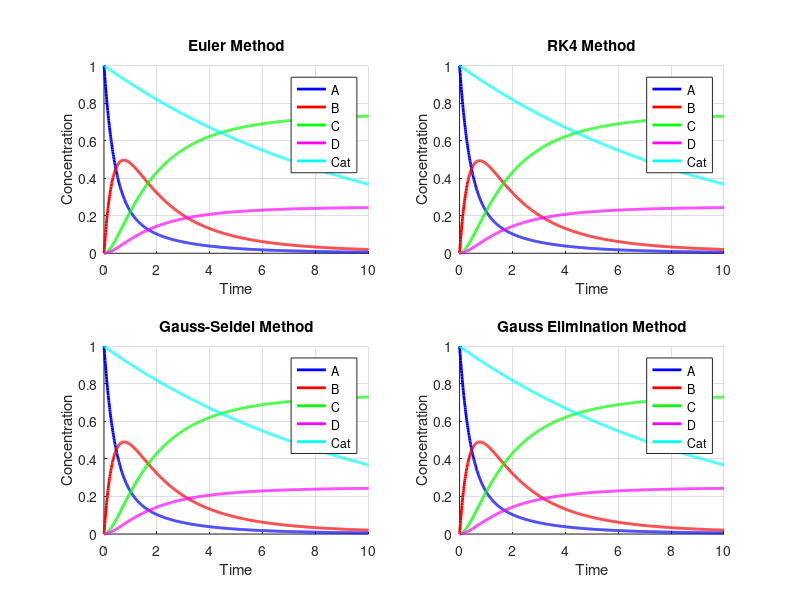
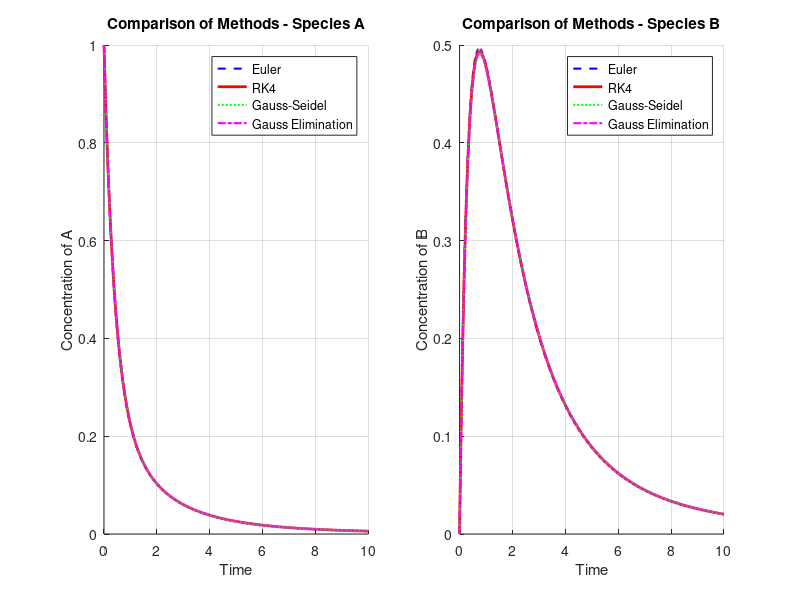

Reproduce these figures in MATLAB, in order.
function chemical_reaction_simulation()
    % Numerical Simulation of Reversible and Competitive Reaction System
    % with Catalyst Deactivation
    % 
    % Reactions:
    % A <-> B (k1 = 2, k-1 = 0.4)
    % B -> C (k2 = 0.6)
    % B -> D (k3 = 0.2)
    % Catalyst deactivation: d(Cat)/dt = -kd * Cat (kd = 0.1)
    clc; clear; close all;
    k1 = 2;      % Forward rate constant A -> B
    k_1 = 0.4;   % Reverse rate constant B -> A
    k2 = 0.6;    % Rate constant B -> C
    k3 = 0.2;    % Rate constant B -> D
    kd = 0.1;    % Catalyst deactivation rate constant
    
    % Initial conditions: [A, B, C, D, Cat]
    y0 = [1, 0, 0, 0, 1];
    
    % Time parameters
    t_start = 0;
    t_end = 10;
    h = 0.01;    % Time step
    
    % Create time vector
    t = t_start:h:t_end;
    n = length(t);
    
    % Initialize solution matrices for different methods
    y_euler = zeros(n, 5);
    y_rk4 = zeros(n, 5);
    y_gauss_seidel = zeros(n, 5);
    y_gauss_elim = zeros(n, 5);
    
    % Set initial conditions
    y_euler(1, :) = y0;
    y_rk4(1, :) = y0;
    y_gauss_seidel(1, :) = y0;
    y_gauss_elim(1, :) = y0;
    
    % Define the system of ODEs
    function dydt = reaction_system(t_val, y)
        A = y(1); B = y(2); C = y(3); D = y(4); Cat = y(5);
        
        dydt = zeros(5, 1);
        dydt(1) = -k1 * A * Cat + k_1 * B * Cat;           % dA/dt
        dydt(2) = k1 * A * Cat - k_1 * B * Cat - k2 * B * Cat - k3 * B * Cat; % dB/dt
        dydt(3) = k2 * B * Cat;                            % dC/dt
        dydt(4) = k3 * B * Cat;                            % dD/dt
        dydt(5) = -kd * Cat;                               % dCat/dt
    end
    
    % Solve using different methods
    fprintf('Solving using different numerical methods...\n');
    
    %% 1. Euler's Method
    fprintf('1. Euler Method...\n');
    for i = 1:n-1
        dydt = reaction_system(t(i), y_euler(i, :));
        y_euler(i+1, :) = y_euler(i, :) + h * dydt';
    end
    
    %% 2. Runge-Kutta 4th Order Method
    fprintf('2. Runge-Kutta 4th Order Method...\n');
    for i = 1:n-1
        k1_rk = h * reaction_system(t(i), y_rk4(i, :))';
        k2_rk = h * reaction_system(t(i) + h/2, y_rk4(i, :) + k1_rk/2)';
        k3_rk = h * reaction_system(t(i) + h/2, y_rk4(i, :) + k2_rk/2)';
        k4_rk = h * reaction_system(t(i) + h, y_rk4(i, :) + k3_rk)';
        
        y_rk4(i+1, :) = y_rk4(i, :) + (k1_rk + 2*k2_rk + 2*k3_rk + k4_rk)/6;
    end
    
    %% 3. Gauss-Seidel Method (Implicit Euler with iterative solver)
    fprintf('3. Gauss-Seidel Method (Implicit Euler)...\n');
    max_iter = 100;
    tolerance = 1e-6;
    
    for i = 1:n-1
        % Initial guess for next step
        y_guess = y_gauss_seidel(i, :);
        
        for iter = 1:max_iter
            y_old = y_guess;
            
            % Gauss-Seidel iterations for implicit Euler
            for j = 1:5
                % Compute residual for component j
                dydt = reaction_system(t(i+1), y_guess);
                residual = y_guess(j) - y_gauss_seidel(i, j) - h * dydt(j);
                
                % Update component j (simplified Newton-like update)
                y_guess(j) = y_guess(j) - 0.5 * residual;
            end
            
            % Check convergence
            if norm(y_guess - y_old) < tolerance
                break;
            end
        end
        
        y_gauss_seidel(i+1, :) = y_guess;
    end
    
    %% 4. Gauss Elimination Method (Implicit Euler with direct solver)
    fprintf('4. Gauss Elimination Method (Implicit Euler)...\n');
    
    for i = 1:n-1
        % For demonstration, using a simplified approach
        % In practice, this would involve forming and solving the Jacobian system
        
        % Use Newton's method with Gauss elimination for solving the implicit system
        y_guess = y_gauss_elim(i, :);
        
        for newton_iter = 1:10
            % Evaluate function and Jacobian
            F = y_guess - y_gauss_elim(i, :) - h * reaction_system(t(i+1), y_guess)';
            
            % Approximate Jacobian using finite differences
            J = eye(5);
            epsilon = 1e-8;
            for j = 1:5
                y_perturb = y_guess;
                y_perturb(j) = y_perturb(j) + epsilon;
                F_perturb = y_perturb - y_gauss_elim(i, :) - h * reaction_system(t(i+1), y_perturb)';
                J(:, j) = J(:, j) - h * (F_perturb' - F') / epsilon;
            end
            
            % Solve linear system using Gauss elimination (MATLAB's backslash)
            delta_y = -J \ F';
            y_guess = y_guess + delta_y';
            
            % Check convergence
            if norm(delta_y) < tolerance
                break;
            end
        end
        
        y_gauss_elim(i+1, :) = y_guess;
    end
    
    %% Plot Results
    fprintf('Generating plots...\n');
    
    % Create figure with subplots
    figure('Position', [100, 100, 1200, 800]);
    
    % Plot concentrations vs time for each method
    methods = {'Euler', 'RK4', 'Gauss-Seidel', 'Gauss Elimination'};
    solutions = {y_euler, y_rk4, y_gauss_seidel, y_gauss_elim};
    species = {'A', 'B', 'C', 'D', 'Cat'};
    colors = {'b', 'r', 'g', 'm', 'c'};
    
    for method_idx = 1:4
        subplot(2, 2, method_idx);
        hold on;
        
        for species_idx = 1:5
            plot(t, solutions{method_idx}(:, species_idx), ...
                 'Color', colors{species_idx}, 'LineWidth', 2, ...
                 'DisplayName', species{species_idx});
        end
        
        xlabel('Time');
        ylabel('Concentration');
        title(sprintf('%s Method', methods{method_idx}));
        legend('Location', 'best');
        grid on;
        hold off;
    end
    
    % Comparison plot
    figure('Position', [100, 100, 1200, 600]);
    
    subplot(1, 2, 1);
    hold on;
    plot(t, y_euler(:, 1), 'b--', 'LineWidth', 1.5, 'DisplayName', 'Euler');
    plot(t, y_rk4(:, 1), 'r-', 'LineWidth', 2, 'DisplayName', 'RK4');
    plot(t, y_gauss_seidel(:, 1), 'g:', 'LineWidth', 1.5, 'DisplayName', 'Gauss-Seidel');
    plot(t, y_gauss_elim(:, 1), 'm-.', 'LineWidth', 1.5, 'DisplayName', 'Gauss Elimination');
    xlabel('Time');
    ylabel('Concentration of A');
    title('Comparison of Methods - Species A');
    legend('Location', 'best');
    grid on;
    
    subplot(1, 2, 2);
    hold on;
    plot(t, y_euler(:, 2), 'b--', 'LineWidth', 1.5, 'DisplayName', 'Euler');
    plot(t, y_rk4(:, 2), 'r-', 'LineWidth', 2, 'DisplayName', 'RK4');
    plot(t, y_gauss_seidel(:, 2), 'g:', 'LineWidth', 1.5, 'DisplayName', 'Gauss-Seidel');
    plot(t, y_gauss_elim(:, 2), 'm-.', 'LineWidth', 1.5, 'DisplayName', 'Gauss Elimination');
    xlabel('Time');
    ylabel('Concentration of B');
    title('Comparison of Methods - Species B');
    legend('Location', 'best');
    grid on;
    
    %% Performance Analysis
    fprintf('\n=== Performance Analysis ===\n');
    
    % Calculate mass balance error (should be conserved for A+B+C+D)
    for method_idx = 1:4
        total_mass = sum(solutions{method_idx}(:, 1:4), 2);
        mass_error = abs(total_mass - total_mass(1));
        max_mass_error = max(mass_error);
        fprintf('%s Method - Max Mass Balance Error: %.6f\n', ...
                methods{method_idx}, max_mass_error);
    end
    
    % Final concentrations
    fprintf('\n=== Final Concentrations (t = %.1f) ===\n', t_end);
    fprintf('Method\t\tA\t\tB\t\tC\t\tD\t\tCat\n');
    fprintf('------\t\t----\t\t----\t\t----\t\t----\t\t----\n');
    for method_idx = 1:4
        final_conc = solutions{method_idx}(end, :);
        fprintf('%s\t%.4f\t\t%.4f\t\t%.4f\t\t%.4f\t\t%.4f\n', ...
                methods{method_idx}, final_conc(1), final_conc(2), ...
                final_conc(3), final_conc(4), final_conc(5));
    end
    
    fprintf('\nSimulation completed successfully!\n');
end

% Additional function for stability analysis
function stability_analysis()
    % Analyze stability of different methods with varying step sizes
    fprintf('\n=== Stability Analysis ===\n');
    
    step_sizes = [0.1, 0.05, 0.01, 0.005, 0.001];
    
    for h = step_sizes
        fprintf('Testing step size h = %.3f\n', h);
        
        % Test with Euler method
        try
            % Run a short simulation to check stability
            t = 0:h:2;
            y = [1, 0, 0, 0, 1];  % Initial conditions
            
            for i = 1:length(t)-1
                dydt = reaction_system_simple(t(i), y);
                y_new = y + h * dydt;
                
                % Check for instability (negative concentrations or explosion)
                if any(y_new < -0.1) || any(y_new > 10)
                    fprintf('  Euler method: UNSTABLE\n');
                    break;
                end
                y = y_new;
            end
            
            if i == length(t)-1
                fprintf('  Euler method: STABLE\n');
            end
            
        catch
            fprintf('  Euler method: ERROR\n');
        end
    end
end

function dydt = reaction_system_simple(t, y)
    % Simplified reaction system for stability analysis
    k1 = 2; k_1 = 0.4; k2 = 0.6; k3 = 0.2; kd = 0.1;
    
    A = y(1); B = y(2); C = y(3); D = y(4); Cat = y(5);
    
    dydt = zeros(1, 5);
    dydt(1) = -k1 * A * Cat + k_1 * B * Cat;
    dydt(2) = k1 * A * Cat - k_1 * B * Cat - k2 * B * Cat - k3 * B * Cat;
    dydt(3) = k2 * B * Cat;
    dydt(4) = k3 * B * Cat;
    dydt(5) = -kd * Cat;
end